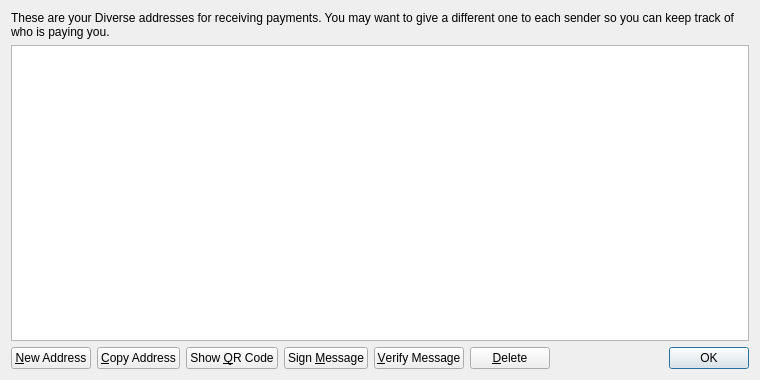
<?xml version="1.0" encoding="UTF-8"?>
<ui version="4.0">
 <class>AddressBookPage</class>
 <widget class="QWidget" name="AddressBookPage">
  <property name="geometry">
   <rect>
    <x>0</x>
    <y>0</y>
    <width>760</width>
    <height>380</height>
   </rect>
  </property>
  <property name="windowTitle">
   <string>Address Book</string>
  </property>
  <layout class="QVBoxLayout" name="verticalLayout">
   <item>
    <widget class="QLabel" name="labelExplanation">
     <property name="text">
      <string>These are your Diverse addresses for receiving payments. You may want to give a different one to each sender so you can keep track of who is paying you.</string>
     </property>
     <property name="textFormat">
      <enum>Qt::PlainText</enum>
     </property>
     <property name="wordWrap">
      <bool>true</bool>
     </property>
    </widget>
   </item>
   <item>
    <widget class="QTableView" name="tableView">
     <property name="contextMenuPolicy">
      <enum>Qt::CustomContextMenu</enum>
     </property>
     <property name="toolTip">
      <string>Double-click to edit address or label</string>
     </property>
     <property name="tabKeyNavigation">
      <bool>false</bool>
     </property>
     <property name="alternatingRowColors">
      <bool>true</bool>
     </property>
     <property name="selectionMode">
      <enum>QAbstractItemView::SingleSelection</enum>
     </property>
     <property name="selectionBehavior">
      <enum>QAbstractItemView::SelectRows</enum>
     </property>
     <property name="sortingEnabled">
      <bool>true</bool>
     </property>
     <attribute name="verticalHeaderVisible">
      <bool>false</bool>
     </attribute>
    </widget>
   </item>
   <item>
    <layout class="QHBoxLayout" name="horizontalLayout">
     <item>
      <widget class="QPushButton" name="newAddressButton">
       <property name="toolTip">
        <string>Create a new address</string>
       </property>
       <property name="text">
        <string>&amp;New Address</string>
       </property>
       <property name="icon">
        <iconset resource="../bitcoin.qrc">
         <normaloff>:/icons/add</normaloff>:/icons/add</iconset>
       </property>
      </widget>
     </item>
     <item>
      <widget class="QPushButton" name="copyToClipboard">
       <property name="toolTip">
        <string>Copy the currently selected address to the system clipboard</string>
       </property>
       <property name="text">
        <string>&amp;Copy Address</string>
       </property>
       <property name="icon">
        <iconset resource="../bitcoin.qrc">
         <normaloff>:/icons/editcopy</normaloff>:/icons/editcopy</iconset>
       </property>
      </widget>
     </item>
     <item>
      <widget class="QPushButton" name="showQRCode">
       <property name="text">
        <string>Show &amp;QR Code</string>
       </property>
       <property name="icon">
        <iconset resource="../bitcoin.qrc">
         <normaloff>:/icons/qrcode</normaloff>:/icons/qrcode</iconset>
       </property>
      </widget>
     </item>
     <item>
      <widget class="QPushButton" name="signMessage">
       <property name="toolTip">
        <string>Sign a message to prove you own a Diverse address</string>
       </property>
       <property name="text">
        <string>Sign &amp;Message</string>
       </property>
       <property name="icon">
        <iconset resource="../bitcoin.qrc">
         <normaloff>:/icons/edit</normaloff>:/icons/edit</iconset>
       </property>
      </widget>
     </item>
     <item>
      <widget class="QPushButton" name="verifyMessage">
       <property name="toolTip">
        <string>Verify a message to ensure it was signed with a specified Diverse address</string>
       </property>
       <property name="text">
        <string>&amp;Verify Message</string>
       </property>
       <property name="icon">
        <iconset resource="../bitcoin.qrc">
         <normaloff>:/icons/transaction_0</normaloff>:/icons/transaction_0</iconset>
       </property>
      </widget>
     </item>
     <item>
      <widget class="QPushButton" name="deleteButton">
       <property name="toolTip">
        <string>Delete the currently selected address from the list</string>
       </property>
       <property name="text">
        <string>&amp;Delete</string>
       </property>
       <property name="icon">
        <iconset resource="../bitcoin.qrc">
         <normaloff>:/icons/remove</normaloff>:/icons/remove</iconset>
       </property>
      </widget>
     </item>
     <item>
      <spacer name="horizontalSpacer">
       <property name="orientation">
        <enum>Qt::Horizontal</enum>
       </property>
       <property name="sizeHint" stdset="0">
        <size>
         <width>40</width>
         <height>20</height>
        </size>
       </property>
      </spacer>
     </item>
     <item>
      <widget class="QDialogButtonBox" name="buttonBox">
       <property name="sizePolicy">
        <sizepolicy hsizetype="Maximum" vsizetype="Fixed">
         <horstretch>0</horstretch>
         <verstretch>0</verstretch>
        </sizepolicy>
       </property>
       <property name="standardButtons">
        <set>QDialogButtonBox::Ok</set>
       </property>
      </widget>
     </item>
    </layout>
   </item>
  </layout>
 </widget>
 <resources>
  <include location="../bitcoin.qrc"/>
 </resources>
 <connections/>
</ui>
